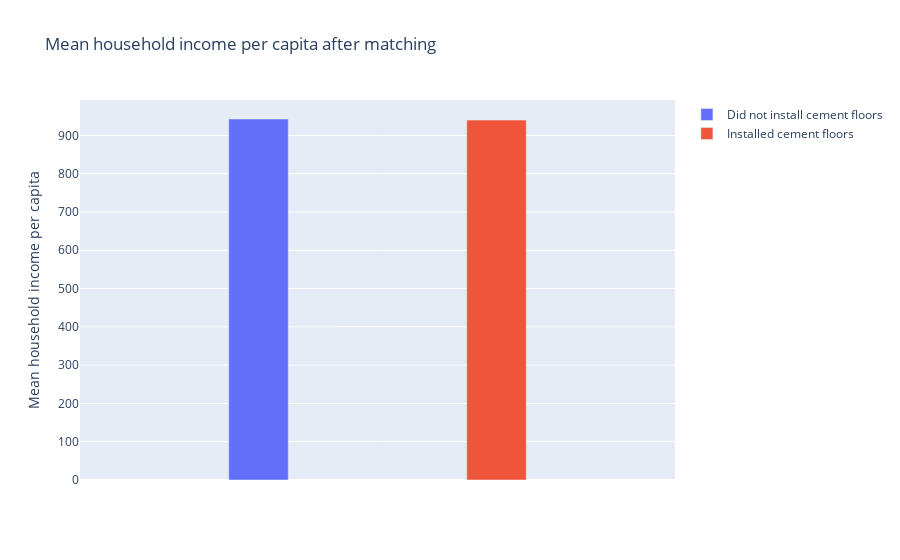

Source (notebook cell):
### Code cell
durango_match_mean_income = durango_match.groupby('S_instcement').agg('mean').reset_index()[['S_incomepc']]

fig = go.Figure(data=[
    go.Bar(name='Did not install cement floors', y=durango_match_mean_income.loc[0], width=[0.1]),
    go.Bar(name='Installed cement floors', y=durango_match_mean_income.loc[1], width=[0.1])
])

fig.update_layout(
        title_text = 'Mean household income per capita after matching',
        showlegend = True)
fig.update_layout(barmode='group')
fig.update_xaxes(showticklabels=False)
fig.update_yaxes(title_text='Mean household income per capita')
fig.show()

# Save plot in html file
fig.write_html('figures/income_after_matching.html', include_plotlyjs='cdn')

### Figure 1 — Plotly figure (JSON) as saved in the notebook; plotly's stock layout.template omitted (floating-point values rounded to 4 significant figures)
{"data": [{"name": "Did not install cement floors", "type": "bar", "width": [0.1], "y": [942.9]}, {"name": "Installed cement floors", "type": "bar", "width": [0.1], "y": [940.1]}], "layout": {"barmode": "group", "showlegend": true, "title": {"text": "Mean household income per capita after matching"}, "xaxis": {"showticklabels": false}, "yaxis": {"title": {"text": "Mean household income per capita"}}}}
